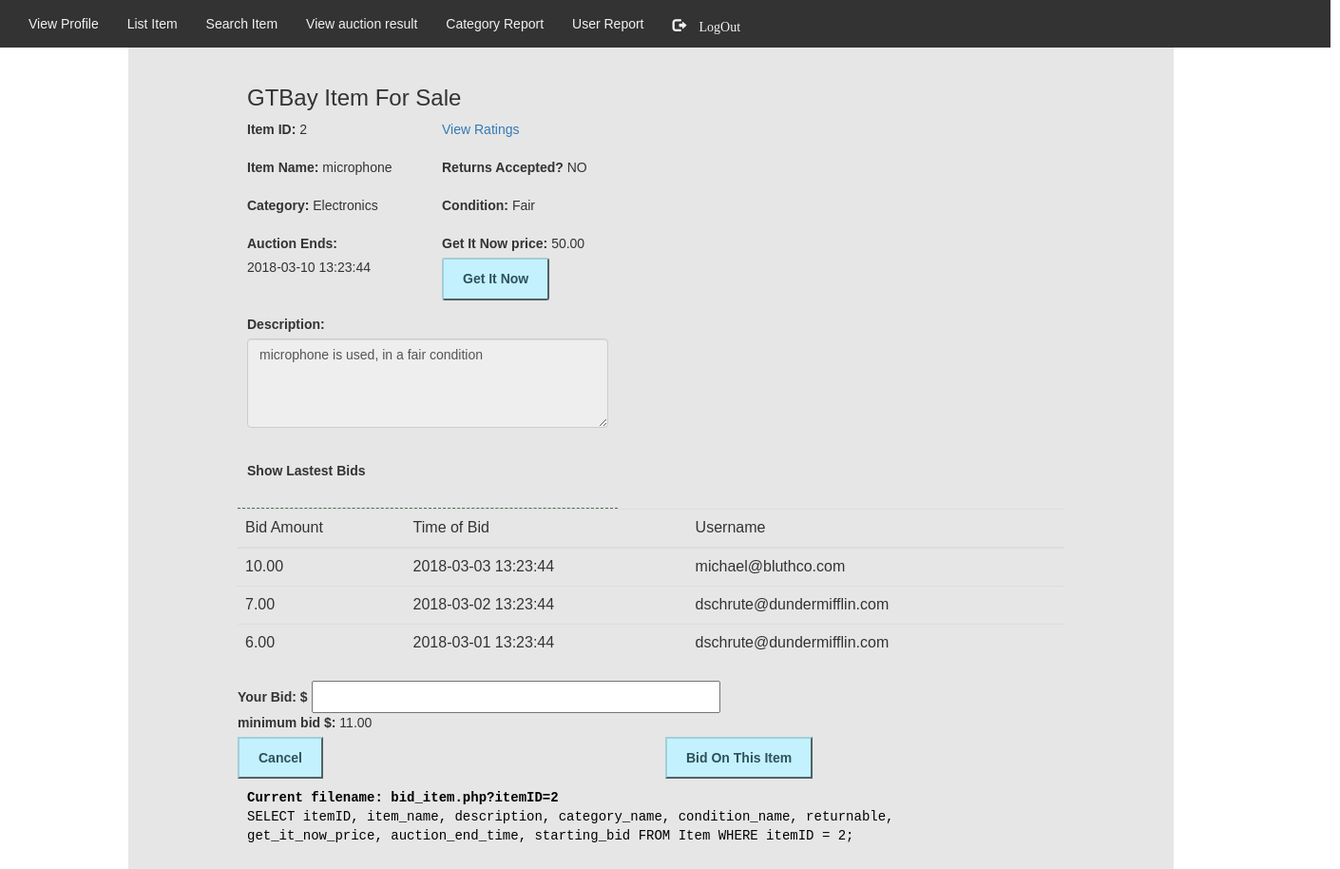
The page /bid_item.php?itemID=2 (signed in) on the database its author committed.
### tables this page shows
CREATE TABLE `Item` (
  `itemID` int(16) UNSIGNED NOT NULL AUTO_INCREMENT,
  `username` varchar(250) NOT NULL,
  `item_name` varchar(250) NOT NULL,
  `description` varchar(250) NOT NULL,
  `get_it_now_price` decimal(13,2) DEFAULT NULL,
  `minimum_sale_price` decimal(13,2) NOT NULL,
  `returnable` tinyint(1) NOT NULL,
  `starting_bid` decimal(13,2) NOT NULL,
  `auction_end_time` datetime NOT NULL,
  `category_name` varchar(250) NOT NULL,
  `condition_name` varchar(250) NOT NULL,
   PRIMARY KEY (itemID),
   KEY username (username),
   KEY condition_name (condition_name),
   KEY category_name (category_name)
);

### bid_item.php (the view, shortened to what this page needs)
<?php
include('lib/common.php');
$search_itemID = (int)$_GET['itemID'];
$query = "SELECT itemID, item_name, description, category_name, condition_name, returnable, get_it_now_price, auction_end_time, starting_bid " .
"FROM Item " .
"WHERE itemID = $search_itemID";
$result = mysqli_query($db, $query);
if (!empty($result) && (mysqli_num_rows($result) == 0) ) {
	array_push($error_msg,  "SELECT ERROR:  <br>" . __FILE__ ." line:". __LINE__ );
} else {
	while ($row = mysqli_fetch_array($result, MYSQLI_ASSOC)){
		$ID_item = $row['itemID'];
		$name_item = $row['item_name'];
		$description_item = $row['description'] ;
		$condition_item = $row['condition_name'];
		$category_item = $row['category_name'];
		$returable = (int)$row['returnable'];
		$getitnowprice_item = $row['get_it_now_price'];
		$auctionendtime_item = $row['auction_end_time'];
		$starting_bid = $row['starting_bid'];
	}
}
$min_query = "SELECT max(bid_amount) AS MAX FROM `Bid/GetItNow` WHERE itemID=$search_itemID; ";
$min_result = mysqli_query($db, $min_query);
if (!empty($min_result) && (mysqli_num_rows($min_result) == 0) ) {
	array_push($error_msg,  "SELECT ERROR:  <br>" . __FILE__ ." line:". __LINE__ .$min_query);
} else {
	while ($row = mysqli_fetch_array($min_result, MYSQLI_ASSOC)){
		$min_bid = $row['MAX'];
	}
}
if($min_bid <= $starting_bid) {
	if($starting_bid > 0) {
		$min_bid = $starting_bid;
	} else {
		$min_bid = 0.01;
	}
} else {
	$min_bid = $min_bid + 1;
}
$min_bid = number_format((float)$min_bid, 2, '.', '');
$cur_username = $_SESSION['username'];
$desc_query = "SELECT * FROM Item WHERE itemID = $search_itemID AND username = '$cur_username'";
$desc_result = mysqli_query($db, $desc_query);
$desc_count = mysqli_num_rows($desc_result);
?>
<?php include("lib/menu.php"); ?>
<link rel="stylesheet" href="css/style.css">
<div class="container">
	<div class="center_content">
		<div class="col-lg-10 col-lg-offset-1">
			<div class="features">
				<div class="profile_section">
					<h3>GTBay Item For Sale</h3>
					<form class="bidform" action="bid_item.php" method="post">
						<div class = "row">
							<div class = "col-md-6">
								<div class = "form-group">
									<label for = "itemname_form"> Item ID:</label>
									<?php print $ID_item ;?>
								</div>
							</div>
							<div class = "col-md-6">
								<div class = "form-group">
									<?php
									print '<td><a href="rating.php?itemID=' . urlencode($search_itemID) . '">View Ratings</a></td>';
									?><br>
								</div>
							</div>
						</div>
						<div class = "row">
							<div class = "col-md-6">
								<div class = "form-group">
									<label for = "itemname_form"> Item Name: </label>
									<?php print $name_item;?><br>
								</div>
							</div>
							<div class="col-md-6">
								<div class="form-group">
									<label for="returnable_form">Returns Accepted?  </label>
									<?php
									if( $returable == 1){
										print 'YES';
									} else {
										print 'NO';
									}
									?>
								</div>
							</div>
						</div>
						<div class = "row">
							<div class="col-md-6">
								<div class="form-group">
									<label for="category_form">Category: </label>
									<?php print $category_item;?>
								</div>
							</div>
							<div class="col-md-6">
								<div class="form-group">
									<label for="category_form">Condition: </label>
									<?php print $condition_item;?>
								</div>
							</div>
						</div>
						<div class = "row">
							<div class="col-md-6">
								<div class="form-group">
									<label for="auctionend_form">Auction Ends: </label>
									<br><?php print $auctionendtime_item;?>
								</div>
							</div>
							<div class="col-md-6">
								<div class="form-group">
									<label for="getitnow_form">Get It Now price:  </label>
									<?php print $getitnowprice_item;?>
									<?php if(!empty($getitnowprice_item)) : ?>
										<input type="submit" name="getitnow" class="button btn-sm" value="Get It Now"><br>
									<?php else : ?>
										<input type="hidden" name="getitnow_1" class="button btn-sm" value="Get It Now"><br>
									<?php endif; ?>
								</div>
							</div>
						</div>
						<div class = "row">
							<div class = "col-md-12">
								<div class = "form-group">
									<label for = "description_form"> Description: </label>
									<?php if($desc_count > 0) : ?>
										<textarea id = "description_form"  name = "new_description" class = "form-control" rows = "4" placeholder = "<?php print $description_item;?>"><?php print $description_item;?></textarea>
										<input type="submit" name= "update_description" class="button btn-sm" value="UpdateDescription">
									<?php else : ?>
										<textarea readonly id = "description_form" name = "new_description" placeholder = "<?php print $description_item;?>" class = "form-control" rows = "4"><?php print $description_item;?> </textarea>
									<?php endif; ?><br>
								</div>
							</div>
						</div>
						<label><strong>Show Lastest Bids </strong></label>
					</div>
						<table class="table table-hover">
							<tr>
								<td class='heading'>Bid Amount</td>
								<td class='heading'>Time of Bid</td>
								<td class='heading'>Username</td>
							</tr>
							<tbody>
								<?php
								$bid_query = "SELECT bid_amount, date_and_time, username FROM `Bid/GetItNow` WHERE itemID = $search_itemID ORDER BY date_and_time DESC LiMIT 4; ";
								$bid_result = mysqli_query($db, $bid_query);
								if (isset($bid_result)) {
									while ($row = mysqli_fetch_array($bid_result, MYSQLI_ASSOC)){
										print "<tr>";
										print "<td>{$row['bid_amount']}</td>";
										print "<td>{$row['date_and_time']}</td>";
										print "<td>{$row['username']}</td>";
										print "</tr>";
									}
								}
								?>
							</tbody>
						</table>
						<label><strong>Your Bid: $ </strong></label>
						<input type="text" class="inputvalues" name="yourbid" /><br>
						<label>minimum bid $:</label>
						<?php print $min_bid;?><br>
						<div class = "row">
							<div class="col-md-6">
								<a href="search_item.php"><input type="button" onclick="history.back();" value="Cancel" class="button" /></a>
							</div>
							<div class="col-md-6">
								<input type="submit" name="bid_btn" class="button" value="Bid On This Item"/>
							</div>
						</div>
					<?php include("lib/error.php"); ?>
			</div>
		</div>
	</div>
</div>
</body>
</html>

### css/style.css (style rules this page uses)
body { margin: 0; font-family: Arial, Helvetica, sans-serif; }
.center_content { background-color: #e6e6e6; padding: 10px; height: 1200px; width: 1100px; }
.button { border-top: 2px solid #a3ceda; border-left: 2px solid #a3ceda; border-right: 2px solid #4f6267; border-bottom: 2px solid #4f6267; padding: 10px 20px !important; font-size: 14px !important; background-color: #c4f1fe; font-weight: bold; color: #2d525d; }
.profile_section { float:left; width:400px; border-bottom:1px #4d704d dashed; padding:10px 10px 10px 10px; }
.inputvalues { width:430px; margin:0 auto; padding:5px; }

### rows shown on the page
item: itemID "2", item_name "microphone", category_name "Electronics", condition_name "Fair", auction_end_time "2018-03-10 13:23:44", get_it_now_price "50.00", new_description "microphone is used, in a fair condition"
bid/getitnow: bid_amount "10.00", date_and_time "2018-03-03 13:23:44", username "michael@bluthco.com"
bid/getitnow: bid_amount "7.00", date_and_time "2018-03-02 13:23:44", username "dschrute@dundermifflin.com"
bid/getitnow: bid_amount "6.00", date_and_time "2018-03-01 13:23:44", username "dschrute@dundermifflin.com"

### other values the page prints
$min_bid "11.00"
$query "Current filename: bid_item.php?itemID=2"
$query "SELECT itemID, item_name, description, category_name, condition_name, returnable, get_it_now_price, auction_end_time, starting_bid FROM Item WHERE itemID = 2;"
